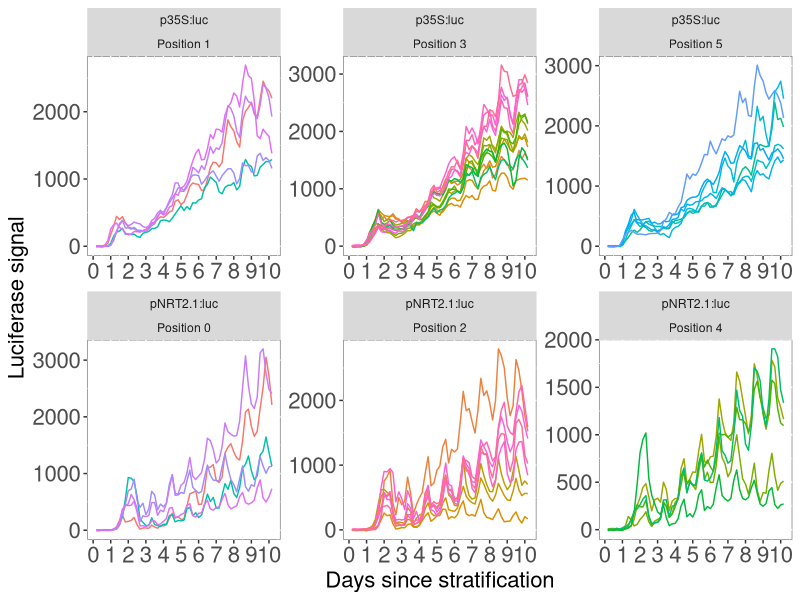
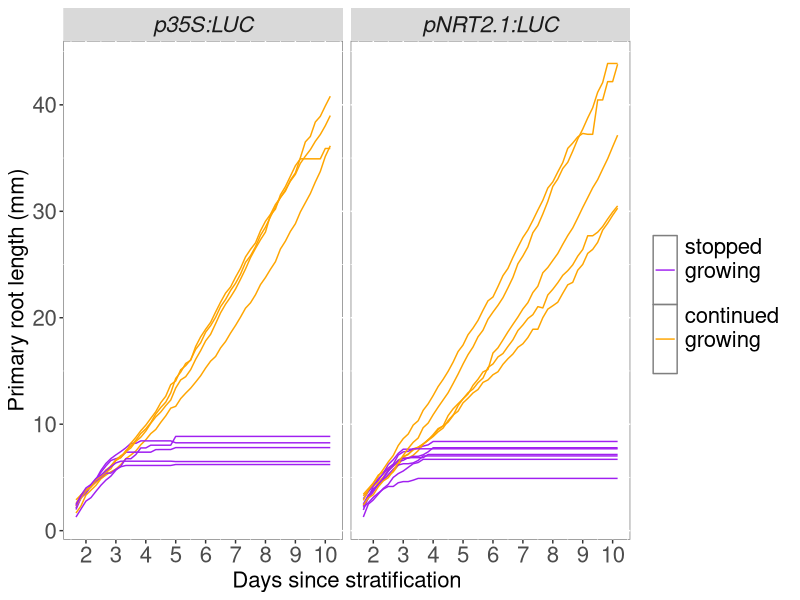
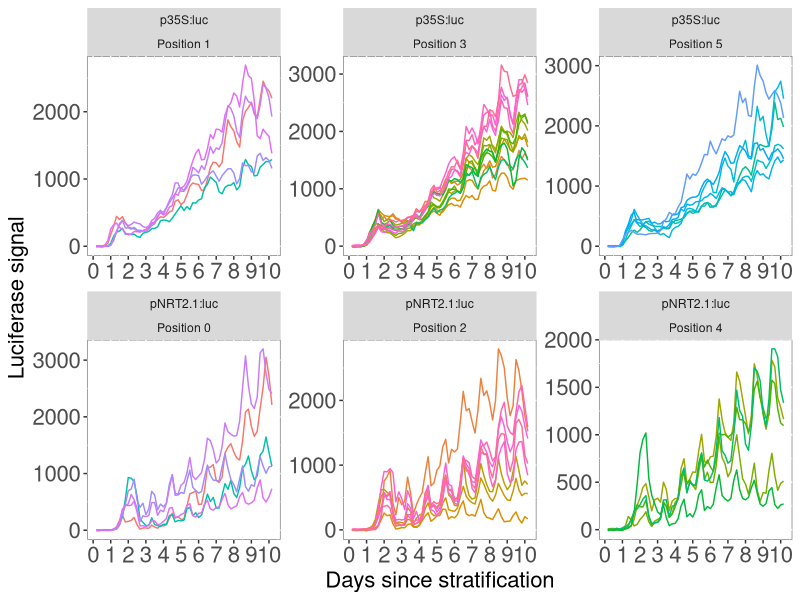
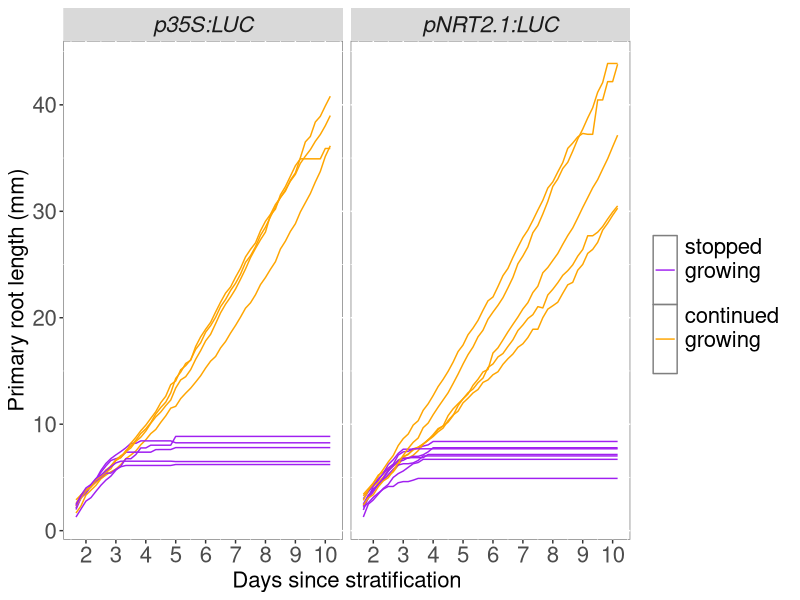

The R script that drew these images, in order:
## ---- chunk 1
knitr::opts_chunk$set(echo = TRUE)
## ---- chunk 2

library(tidyverse)
library(ggpubr)
library(RColorBrewer)

## ---- chunk 3
Lumalum_31jan2025 <- read_tsv("lumalum_31Jan2025.txt")


## ---- chunk 4

Lumalum_31jan2025_norm <- mutate(Lumalum_31jan2025, RawIntDenDivArea=RawIntDen/Area) %>% 
  filter(seedling=="background") %>% 
  group_by(Position, Slice) %>% 
  summarise(MeanBack=mean(RawIntDenDivArea)) %>% 
  full_join(Lumalum_31jan2025, by=c("Position"="Position", "Slice"="Slice")) %>% 
  mutate(RawIntDen_NormBack= RawIntDen-(MeanBack*Area)) %>% 
  mutate(root_length_mm= length/3.2,
         RawIntDen_NormBack_NormLen=RawIntDen_NormBack/root_length_mm) %>% 
  filter(seedling!="background")

## ---- chunk 5

mutate(Lumalum_31jan2025_norm, hours= Slice*4, Position=str_replace(Position, "Pos", "Position ")) %>% 
  mutate(days=hours/24) %>% 
  filter(!Position%in%c("Position 6", "Position 7", "Position 8")) %>% 
ggplot(aes(x=days, y=RawIntDen_NormBack_NormLen, group=seedling)) +
  geom_line(aes(col=seedling)) + 
  scale_x_continuous(n.breaks = 9) +
  facet_wrap(genotype~Position, scales = "free") +
  ylab("Luciferase signal") +
  xlab("Days since stratification") +
  theme(legend.text=element_text(size=16),legend.title = element_text(size=16, face="bold"), 
        axis.text=element_text(size=16), axis.title=element_text(size=16),
        plot.title = element_text(size=20,face="bold"),
        panel.background = element_rect(fill = "white", colour = "grey50")) +
  guides(colour = FALSE)

ggsave("Lumalum_signal_seedlings_31Jan_2025.jpg", width = 9, height = 5)



## ---- chunk 6
root_growth <- read_tsv("lumalum_31Jan2025_root_length.txt")
## ---- chunk 7

mutate(root_growth, hours=Slice*4, days=(Slice*4)/24 ) %>% 
ggplot(aes(x=days, y=length_mm, group=seedling, colour=continued_growing)) +
  geom_line() +
  scale_x_continuous(n.breaks = 9)  +
  ylab("Primary root length (mm)") +
  xlab("Days since stratification") +
  facet_wrap(~genotype) +
  scale_color_manual(values=c("purple", "orange"), name="", labels=c("yes"="continued \ngrowing \n", 
                                                                     "no"="stopped \ngrowing \n")) +
  theme(legend.text=element_text(size=16),legend.title = element_text(size=16, face="bold"), 
        axis.text=element_text(size=16), axis.title=element_text(size=16),
        plot.title = element_text(size=20,face="bold"),
        panel.background = element_rect(fill = "white", colour = "grey50"),
        strip.text.x = element_text(size=16, face="italic"))

ggsave("Lumalum_31Jan2025_root_growth.jpg", width = 7.5, height = 3.5)

